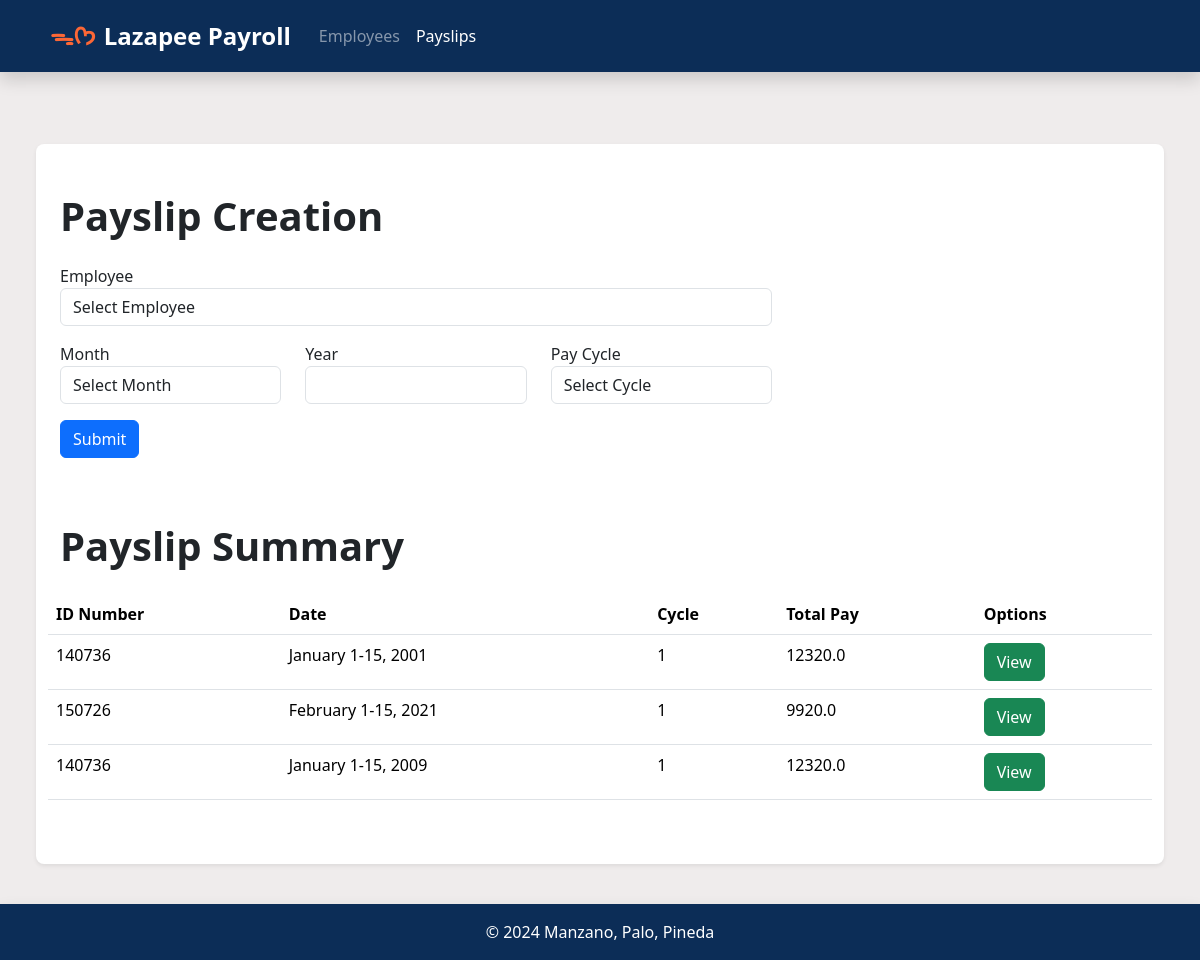
Page /payslips/ on the earlier database version.
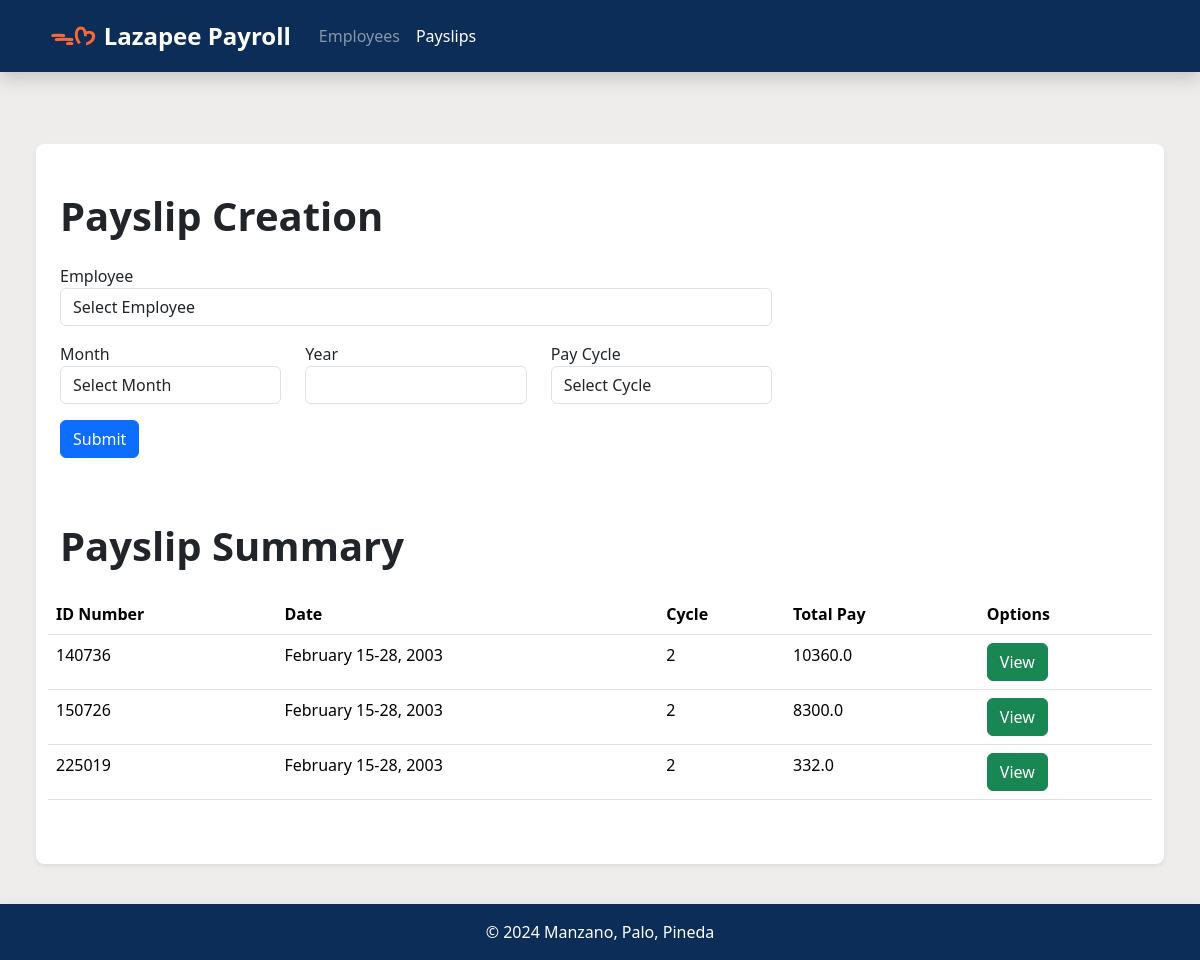
Same page on the later database version.
### payroll_app/models.py (models this page shows, shortened)
class Payslip(models.Model):
    employee = models.ForeignKey(Employee, on_delete=models.CASCADE)
    month = models.CharField(max_length=20)
    date_range = models.CharField(max_length=50)
    year = models.CharField(max_length=4)
    pay_cycle = models.IntegerField()
    rate = models.FloatField()
    earnings_allowance = models.FloatField()
    deductions_tax = models.FloatField()
    deductions_health = models.FloatField()
    pag_ibig = models.FloatField()
    sss = models.FloatField()
    overtime = models.FloatField()
    total_pay = models.FloatField()

class Employee(models.Model):
    name = models.CharField(max_length=100)
    id_number = models.CharField(max_length=20, unique=True)
    rate = models.FloatField()
    allowance = models.FloatField(null=True, blank=True)
    overtime_pay = models.FloatField(null=True, blank=True)

### payroll_app/views.py (the view, shortened to what this page needs)
# urls.py: path('payslips/', views.payslips, name='payslips'),
def payslips(request):
    context = {
        'nav_selected': 'Payslips',
        'payslips': Payslip.objects.all(),
        'employees': Employee.objects.all()
    }
    return render(request, 'payroll_app/payslips.html', context)

### payroll_app/templates/payroll_app/payslips.html (shortened to what this page needs)
{% extends 'payroll_app/base.html' %}
{% load static %}
{% block content %}
<div class="container px-4 py-5 rounded-3 shadow-sm bg-white bg-gradient mb-5">
    <div class="row">
        <div class="col-md-8">
            <h1 class="display-6 fw-bold pb-3">Payslip Creation</h1>
                <form class='form-inline align-items-center' method="post" action="{% url 'payslips' %}">
                    <div class="row mb-3">
                        <div class="col">
                            <div class="form-group">
                                <label for="employee">Employee</label>
                                <select name="payslip_employee" id="payslip_employee" class="form-control">
                                    <option value="" disabled selected>Select Employee</option>
                                </select>
                            </div>
                        </div>
                    </div>
                    <div class="row mb-3">
                        <div class="col">
                            <div class="form-group">
                                <label for="pay_date">Month</label>
                                <select name="payslip_date" id="payslip_date" class="form-control">
                                    <option value="" disabled selected>Select Month</option>
                                </select>
                            </div>
                        </div>
                        <div class="col">
                            <div class="form-group">
                                <label for="pay_year">Year</label>
                                <div class="input-group">
                                    <input class="form-control" type="number" name="payslip_year" id="payslip_year">
                                </div>
                            </div>
                        </div>
                        <div class="col">
                            <div class="form-group">
                                <label for="pay_cycle">Pay Cycle</label>
                                <select name="payslip_cycle" id="payslip_cycle" class="form-control">
                                    <option value="" disabled selected>Select Cycle</option>
                                </select>
                            </div>
                        </div>
                    </div>
                    <div class="row mb-3">
                        <div class="col-mx">
                            <button type="submit" class="btn btn-primary">Submit</button>
                        </div>
                    </div>
                </form>
        </div>
    </div>
    <div class="row mt-5">
        <h1 class="display-6 fw-bold pb-3">Payslip Summary</h1>
        <table class="table">
            <thead class="thead-dark">
                <th class="col">ID Number</th>
                <th class="col">Date</th>
                <th class="col">Cycle</th>
                <th class="col">Total Pay</th>
                <th class="col">Options</th>
            </thead>
            <tbody>
                {% for payslip in payslips %}
                <tr>
                    <td> {{ payslip.employee.id_number}} </td>
                    <td> {{ payslip.date_range}} </td>
                    <td> {{ payslip.pay_cycle }} </td>
                    <td> {{ payslip.total_pay}} </td>
                    <td> <a href="{% url 'view_payslip' pk=payslip.id %}" class="btn btn-success">View</a> </td>
                </tr>
                {% endfor %}
            </tbody>
        </table>
    </div>
</div>
{% endblock %}

### payroll_app/templates/payroll_app/base.html (shortened to what this page needs)
<!DOCTYPE html>
<html lang="en">
    <head>
        <link href="https://cdn.jsdelivr.net/npm/bootstrap@5.3.3/dist/css/bootstrap.min.css" rel="stylesheet">
    </head>
    <body style="background-color: #EFECEC;">
        <header class="p-3 text-white shadow mb-4 sticky-top" style="background-color: #0C2D57;">
            <div class="container">
              <div class="d-flex flex-wrap align-items-center justify-content-center justify-content-lg-start">
                <a href="{% url 'home' %}" class="d-flex align-items-center mb-2 mb-lg-0 text-decoration-none" style="margin-right: 20px">
                    <span class="fs-4 mx-2" style="color:#FC6736"><strong> ᯓᡣ𐭩 </strong></span>
                    <span class="fs-4" style="color: white"><strong>Lazapee Payroll</strong></span>
                </a>
                <ul class="nav col-12 col-lg-auto me-lg-auto mb-2 justify-content-center mb-md-0">
                    <li><a href="{% url 'home' %}" class="nav-link px-2 {% if nav_selected == 'Employees' %}text-white{% else %}text-white-50{% endif %}">Employees</a></li>
                    <li><a href="{% url 'payslips' %}" class="nav-link px-2 {% if nav_selected == 'Payslips' %}text-white{% else %}text-white-50{% endif %}">Payslips</a></li>
                </ul>
              </div>
            </div>
        </header>
        <div class="container-fluid" id="section" style="height: 100vh; display: block;">
            <div class="row">
                <div class="col my-5 mx-4">
                    {% block content %}{% endblock %}
                </div>
            </div>
        </div>
        <div class="container">
            <footer class="d-flex flex-wrap align-items-center py-3 mt-4 shadow fixed-bottom" style="background-color: #0C2D57;">
                <div class="col text-center">
                    <span class="mb-3 mb-md-0 text-white text-center">© 2024 Manzano, Palo, Pineda</span>
                </div>
            </footer>
        </div>
    </body>
</html>

Differences in the rows shown:
removed Payslip: employee.id_number "140736", date_range "January 1-15, 2001", pay_cycle "1", total_pay "12320.0"
removed Payslip: employee.id_number "150726", date_range "February 1-15, 2021", pay_cycle "1", total_pay "9920.0"
removed Payslip: employee.id_number "140736", date_range "January 1-15, 2009", pay_cycle "1", total_pay "12320.0"
added Payslip: employee.id_number "140736", date_range "February 15-28, 2003", pay_cycle "2", total_pay "10360.0"
added Payslip: employee.id_number "150726", date_range "February 15-28, 2003", pay_cycle "2", total_pay "8300.0"
added Payslip: employee.id_number "225019", date_range "February 15-28, 2003", pay_cycle "2", total_pay "332.0"
